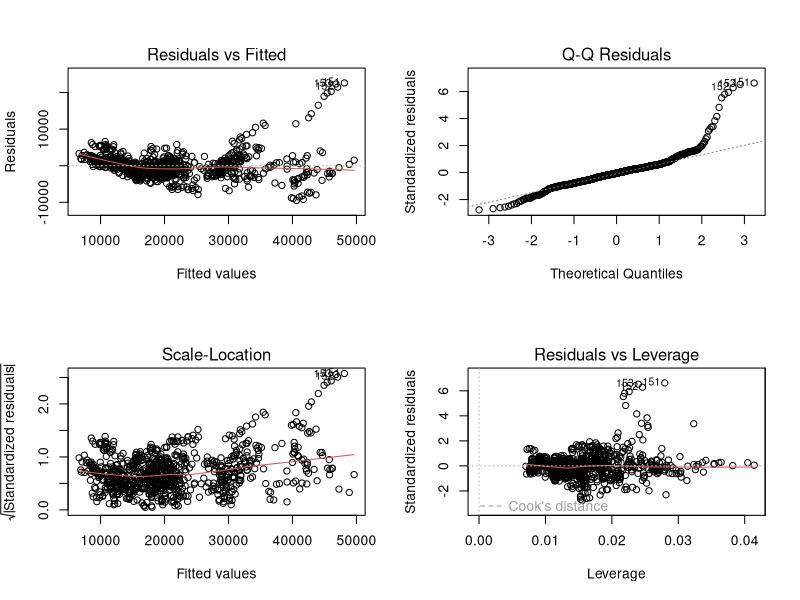
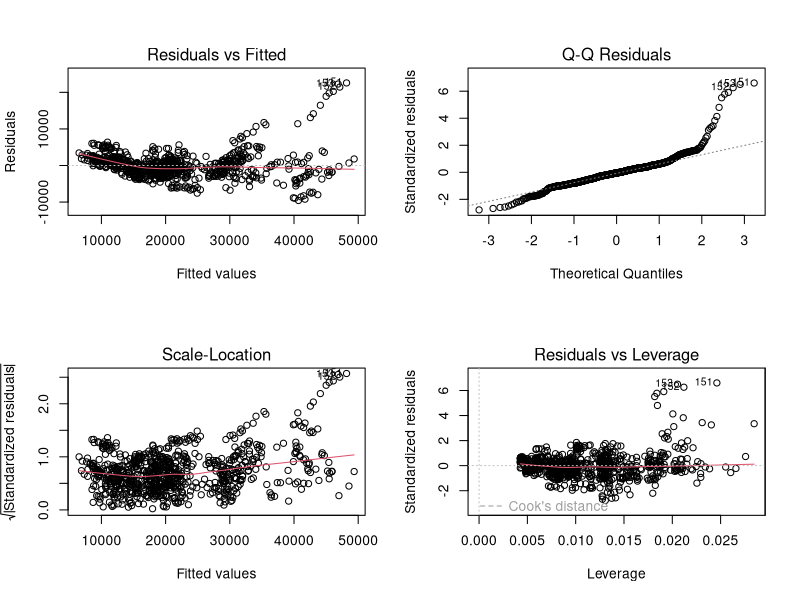
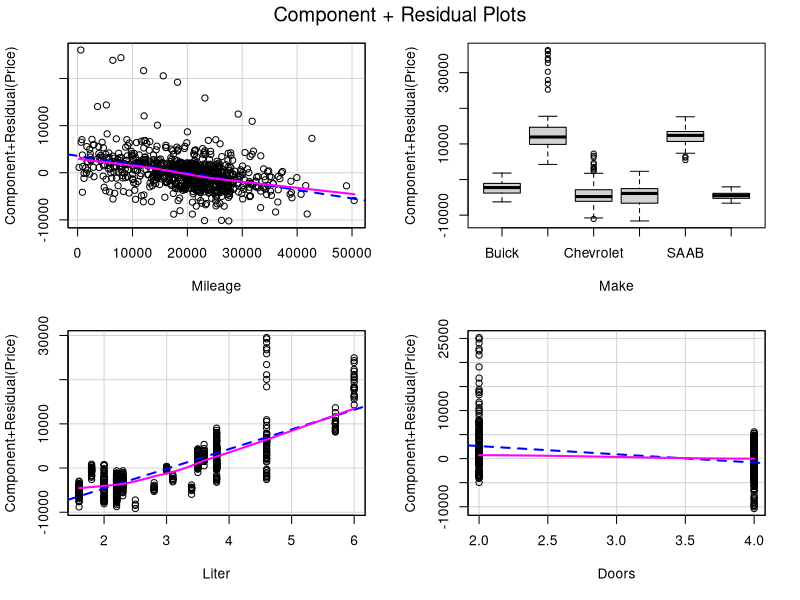
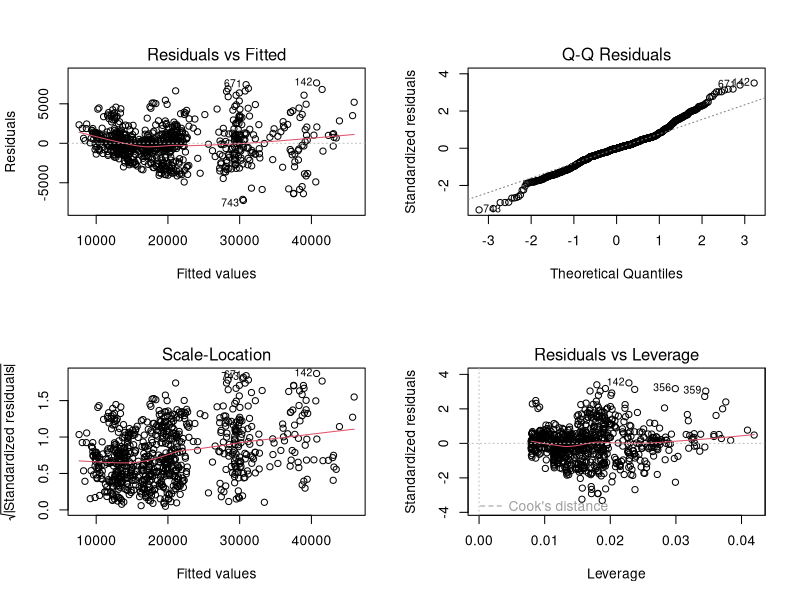
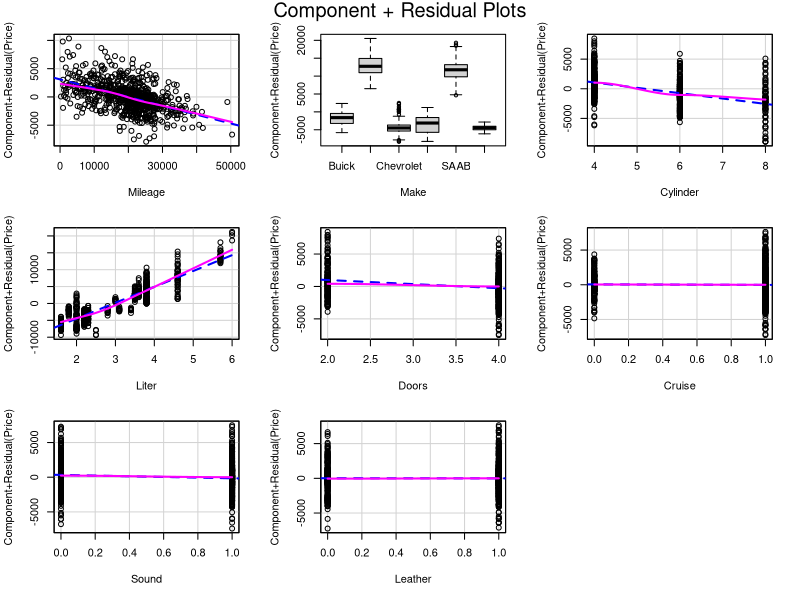
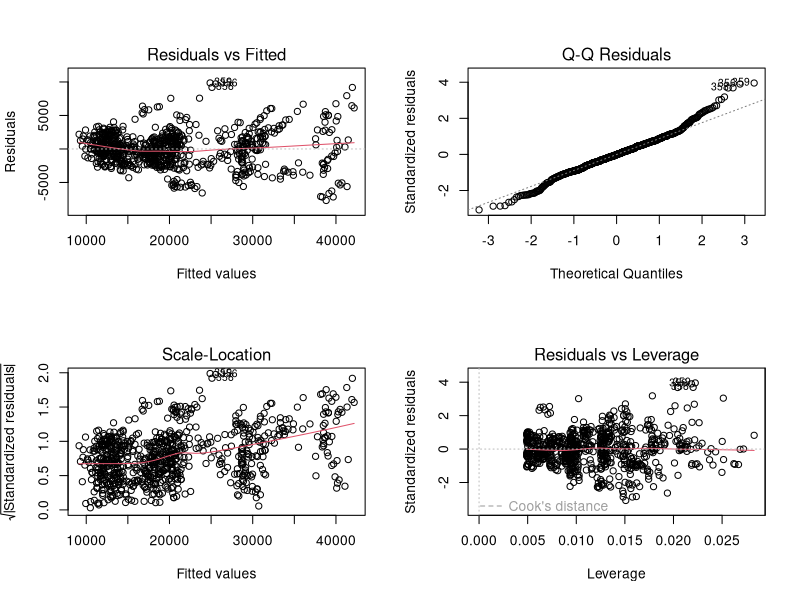
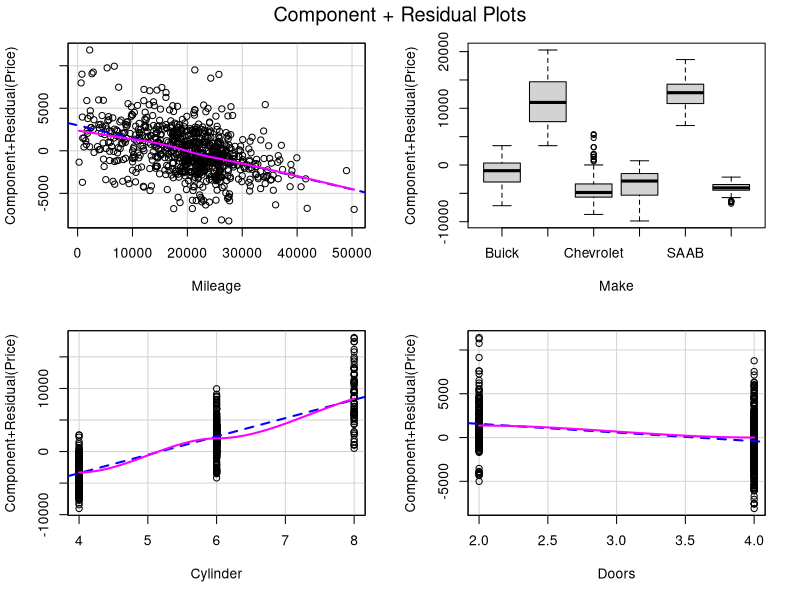
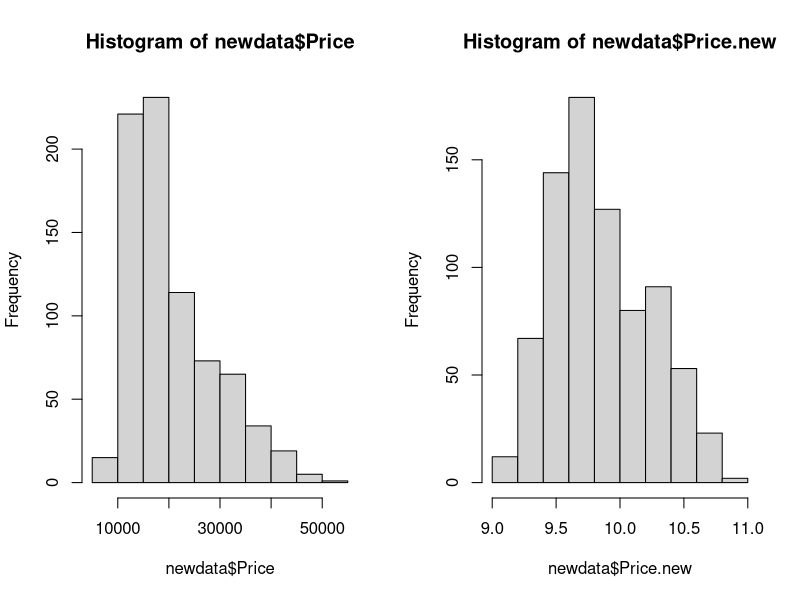

Write R code to recreate these figures, in order. (Note: this script raises an error after producing the figures.)
usedcars = read.csv("GM_UsedCars.csv")
##pairs(usedcars)

##Linear Regression is used to regress 'Price' on the predictors
fit = lm(Price~.,data=usedcars)
summary(fit)
par(mfrow=c(2,2))
plot(fit)

##Removing non-siginificant predictors
fit = lm(Price~.,data=usedcars[,-c(4,7,8,9)])
summary(fit)
par(mfrow=c(2,2))
plot(fit)

library(car)
outlierTest(fit)
crPlots(fit)
vif(fit)
#########################################################################################################################
#########################################################################################################################
## Removing all those observations that are outliers
newdata=usedcars[-c(151,152,153,154,155,156,157,158,159,160,342,341,343,344,345,347,346,348,349,350,351,352,355,354,353,357),]

##Refitting complete model
fit.new = lm(Price~.,data=newdata)
summary(fit.new)
par(mfrow=c(2,2))
plot(fit.new)

outlierTest(fit.new)
crPlots(fit.new)
vif(fit.new)
#########################################################################################################################
#########################################################################################################################
##Liter and Cylinder appear to be correlated and hence we exclude Liter and other non-significant variables
fit.new = lm(Price~.,data=newdata[,-c(5,7,8,9)])
summary(fit.new)
par(mfrow=c(2,2))
plot(fit.new)

outlierTest(fit.new)
crPlots(fit.new)
vif(fit.new)

## To treat non-normal data we plot a histogram of the response to identify its nature
par(mfrow=c(1,2))
hist(newdata$Price)
#To reduce the skewness we take its log
newdata$Price.new = log(newdata$Price)
hist(newdata$Price.new)

##Fitting a linear model between log(Price) and significant predictors
fit.new = lm(Price.new~.,data=newdata[,-c(1,5,7,8,9)])
summary(fit.new)
par(mfrow=c(2,2))
plot(fit.new)

outlierTest(fit.new)
crPlots(fit.new)
vif(fit.new)

##Check for all significant 2-way interactions in the model
fit.new.2 = lm(Price.new~(Mileage+Make+Cylinder+Doors)^2,data=newdata[,-c(1,5,7,8,9)])
summary(fit.new.2)
par(mfrow=c(2,2))
plot(fit.new.2)
vif(fit.new.2)

##Updated model without significant interactions due to presence of multicollinearity
fit.new.2 = lm(Price.new~Mileage+Make+Cylinder+Doors,data=newdata[,-c(1,5,7,8,9)])
summary(fit.new.2)
par(mfrow=c(2,2))
plot(fit.new.2)
outlierTest(fit.new.2)
vif(fit.new.2)
#########################################################################################################################
#########################################################################################################################
##Best model selection and CVMSPE comparison
newdata.2 = newdata[,-c(1,5,7,8,9)]
## set aside a test set (20% of data)
n = length(newdata.2$Price.new)
n.test = round(n * .2)
n.train = n - n.test
n
n.test
n.train

test.idx = sample(1:n,size = n.test)
train.idx = (1:n)[-test.idx]

train = newdata.2[train.idx,]
test = newdata.2[test.idx,]

#########################################################################################################################
#########################################################################################################################
## AIC based selection
fit.AIC=step(fit.new.2)
summary(fit.AIC)
vif(fit.AIC)

yhat.AIC=predict(fit.AIC,newdata=test)
mspe.AIC=mean((test$Price.new-yhat.AIC)^2)
mspe.AIC
accuracy.aic = 1-(mspe.AIC^0.5)
accuracy.aic
##
## V-fold Cross Validation
##
V=10
cvmspe=rep(NA,V)
cv.idx=as.numeric(matrix(1:V,nrow=n.train,ncol=1))
## randomly assign data points to each of V parts
cv.idx=sample(cv.idx)

## loop through, holding out one set of data at each point
for(i in 1:V){
  hold.out.idx=which(cv.idx==i)
  fit=lm(Price.new~Mileage+Make+Cylinder+Doors,data=train[-hold.out.idx,])
  y.pred=predict(fit,newdata=train[hold.out.idx,])
  cvmspe[i]=mean((train$Price.new[hold.out.idx]-y.pred)^2)
}
summary(fit)
cvmspe.AIC=mean(cvmspe)
cvmspe.AIC
accuracy.aic.2 = 1-(cvmspe.AIC^0.5)
accuracy.aic.2
#########################################################################################################################
#########################################################################################################################
##Choosing the best/cheapest vehicle for average Mileage, Cylinder and Doors amongst the 6 Makes

Mileage.mean = mean(newdata.2$Mileage)
Cylinder.mean = mean(newdata.2$Cylinder)
Doors.mean = mean(newdata.2$Doors)
predict.data = c(Mileage.mean,Cylinder.mean,Doors.mean)

##Buick
price.buick = 9.279 - (7.687e-06*predict.data[1]) + (0.1595*predict.data[2]) - (0.03487*predict.data[3])
exp(price.buick)
##Cadillac
price.cadillac = 9.6274 - (7.687e-06*predict.data[1]) + (0.1595*predict.data[2]) - (0.03487*predict.data[3])
exp(price.cadillac)
##Chevrolet
price.chevrolet = 9.0868 - (7.687e-06*predict.data[1]) + (0.1595*predict.data[2]) - (0.03487*predict.data[3])
exp(price.chevrolet)
##Pontiac
price.pontiac = 9.1733 - (7.687e-06*predict.data[1]) + (0.1595*predict.data[2]) - (0.03487*predict.data[3])
exp(price.pontiac)
##SAAB
price.saab = 9.9282 - (7.687e-06*predict.data[1]) + (0.1595*predict.data[2]) - (0.03487*predict.data[3])
exp(price.saab)
##Saturn
price.saturn = 9.1177 - (7.687e-06*predict.data[1]) + (0.1595*predict.data[2]) - (0.03487*predict.data[3])
exp(price.saturn)

## table
T=matrix(c(exp(price.buick),exp(price.cadillac),exp(price.chevrolet),exp(price.pontiac),exp(price.saab),exp(price.saturn)),ncol=1)
rownames(T)=c("Buick","Cadillac","Chevrolet","Pontiac","SAAB","Saturn")
colnames(T)=c("UsedCarPrice")
T
